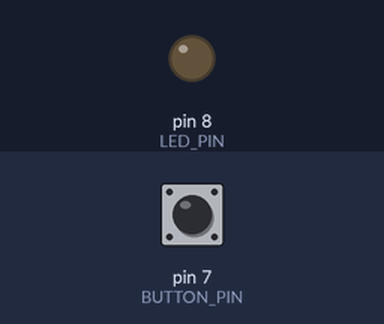
Bench run of a sketch on a simulated Arduino Uno, built with avr-gcc and run on an emulated ATmega328P. Shown: output pins drawn as LEDs (lit = HIGH). The inputs (shaded band) are chosen by the test bench; at power-on: pin 7 (BUTTON_PIN) HIGH.

Above: at 1.2 s.
1.3 s: pin 7 (BUTTON_PIN) pulled LOW for 0.15 s
At 2.6 s:
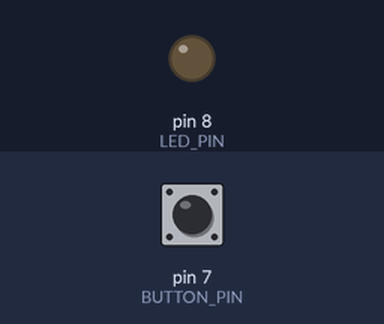
2.9 s: pin 7 (BUTTON_PIN) pulled LOW for 3.2 s
At 3.9 s:
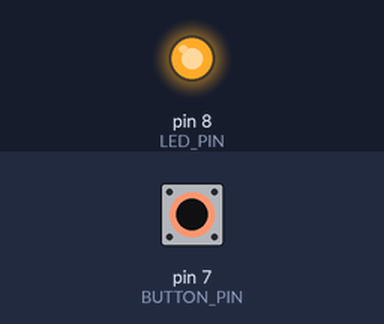
Timing chart, 0 to 7.6 s (numbered marks = the images above; inputs shaded):
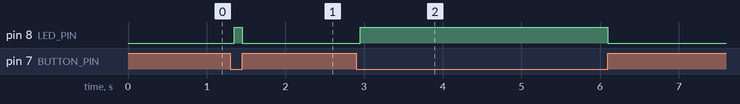

The sketch:

PushButtonDebouncing.ino
```cpp
/*
  Assignment 3
  Pushbutton and LED with Debouncing

  Connections:
  Pushbutton:
    One terminal -> Arduino D7
    Other terminal -> GND

  LED:
    Arduino D8 -> 220-330 ohm resistor -> LED -> GND

  Logic using INPUT_PULLUP:
    Button released -> HIGH
    Button pressed  -> LOW

  A 50 ms delay is used for debouncing.
*/

const int BUTTON_PIN = 7;     // Pushbutton connected to D7
const int LED_PIN = 8;        // LED connected to D8

void setup()
{
  // Configure the button as an input with the
  // Arduino's internal pull-up resistor enabled.
  pinMode(BUTTON_PIN, INPUT_PULLUP);

  // Configure the LED pin as an output.
  pinMode(LED_PIN, OUTPUT);

  // Initially keep the LED OFF.
  digitalWrite(LED_PIN, LOW);
}

void loop()
{
  // Read the current state of the pushbutton.
  int buttonState = digitalRead(BUTTON_PIN);

  // With INPUT_PULLUP, LOW means the button is pressed.
  if (buttonState == LOW)
  {
    // Wait 50 ms to allow switch bouncing to settle.
    delay(50);

    // Read the button again after the debounce delay.
    buttonState = digitalRead(BUTTON_PIN);

    // If the button is still LOW, it is a valid press.
    if (buttonState == LOW)
    {
      // Turn the LED ON.
      digitalWrite(LED_PIN, HIGH);

      // Keep the LED ON while the button remains pressed.
      while (digitalRead(BUTTON_PIN) == LOW)
      {
        // Wait here until the button is released.
      }
    }
  }
  else
  {
    // Button is released, so turn the LED OFF.
    digitalWrite(LED_PIN, LOW);
  }
}
```

Measured:
- after the input at 1.3 s, pin 8 (LED_PIN): LOW → HIGH after 0.05 s, → LOW 0.10 s later
- after the input at 2.9 s, pin 8 (LED_PIN): LOW → HIGH after 0.05 s, → LOW 3.1 s later
